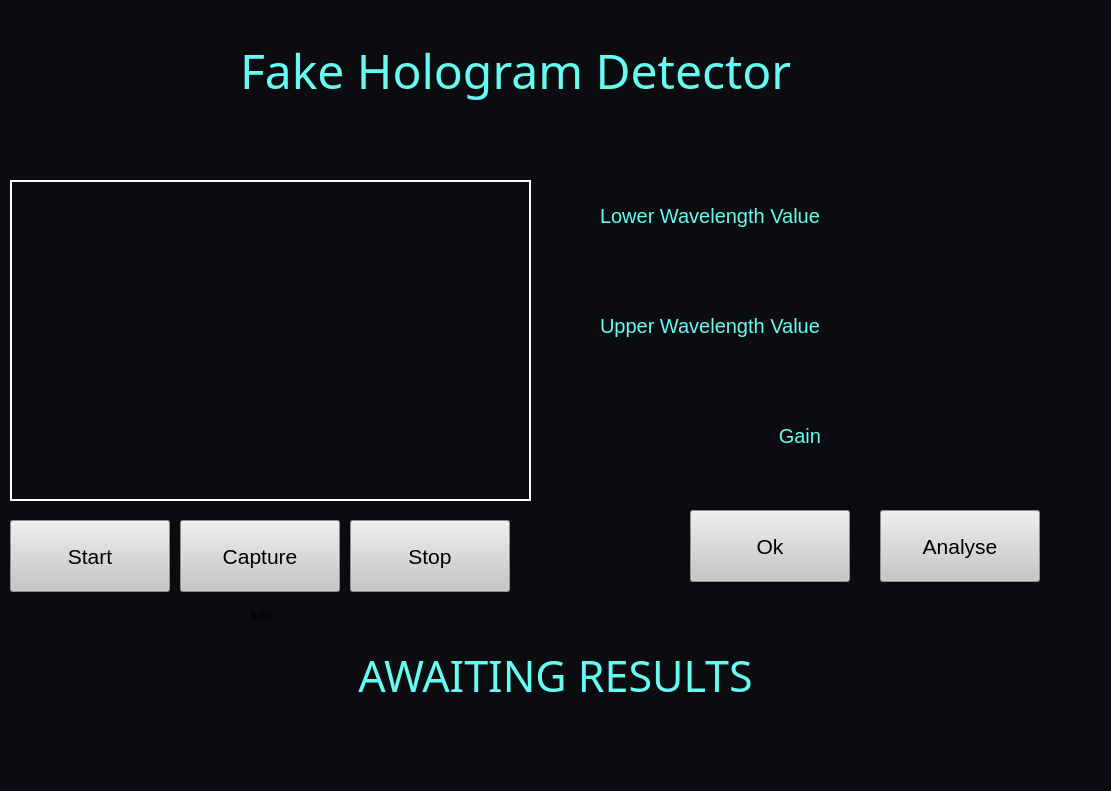
<?xml version="1.0" encoding="UTF-8"?>
<ui version="4.0">
 <class>MainWindow</class>
 <widget class="QMainWindow" name="MainWindow">
  <property name="geometry">
   <rect>
    <x>0</x>
    <y>0</y>
    <width>1111</width>
    <height>791</height>
   </rect>
  </property>
  <property name="font">
   <font>
    <family>Arial</family>
    <pointsize>16</pointsize>
   </font>
  </property>
  <property name="windowTitle">
   <string>Camera tool</string>
  </property>
  <property name="styleSheet">
   <string notr="true">background-color: #0B0C10</string>
  </property>
  <widget class="QWidget" name="centralwidget">
   <widget class="QPushButton" name="BTNStop">
    <property name="geometry">
     <rect>
      <x>350</x>
      <y>520</y>
      <width>160</width>
      <height>72</height>
     </rect>
    </property>
    <property name="font">
     <font>
      <pointsize>16</pointsize>
     </font>
    </property>
    <property name="styleSheet">
     <string notr="true">background-color: #C5C6C7;</string>
    </property>
    <property name="text">
     <string>Stop</string>
    </property>
   </widget>
   <widget class="QLabel" name="LLInfo">
    <property name="geometry">
     <rect>
      <x>10</x>
      <y>600</y>
      <width>511</width>
      <height>31</height>
     </rect>
    </property>
    <property name="text">
     <string>Info...</string>
    </property>
    <property name="alignment">
     <set>Qt::AlignCenter</set>
    </property>
   </widget>
   <widget class="QPushButton" name="BTNStart">
    <property name="geometry">
     <rect>
      <x>10</x>
      <y>520</y>
      <width>160</width>
      <height>72</height>
     </rect>
    </property>
    <property name="font">
     <font>
      <pointsize>16</pointsize>
     </font>
    </property>
    <property name="styleSheet">
     <string notr="true">QPushButton {
background-color: #C5C6C7;

}</string>
    </property>
    <property name="text">
     <string>Start</string>
    </property>
   </widget>
   <widget class="QLabel" name="LLImage">
    <property name="geometry">
     <rect>
      <x>10</x>
      <y>180</y>
      <width>521</width>
      <height>321</height>
     </rect>
    </property>
    <property name="styleSheet">
     <string notr="true">QLabel {
border: 2px solid;
border-color: rgb(255, 255, 255);
}</string>
    </property>
    <property name="text">
     <string/>
    </property>
   </widget>
   <widget class="QLabel" name="label_4">
    <property name="geometry">
     <rect>
      <x>600</x>
      <y>420</y>
      <width>221</width>
      <height>31</height>
     </rect>
    </property>
    <property name="font">
     <font>
      <pointsize>15</pointsize>
     </font>
    </property>
    <property name="styleSheet">
     <string notr="true">font-size:15pt; 
Color: #66FCF1;</string>
    </property>
    <property name="text">
     <string>Gain</string>
    </property>
    <property name="alignment">
     <set>Qt::AlignRight|Qt::AlignTrailing|Qt::AlignVCenter</set>
    </property>
   </widget>
   <widget class="QLabel" name="label_3">
    <property name="geometry">
     <rect>
      <x>600</x>
      <y>310</y>
      <width>241</width>
      <height>31</height>
     </rect>
    </property>
    <property name="font">
     <font>
      <pointsize>15</pointsize>
     </font>
    </property>
    <property name="styleSheet">
     <string notr="true">font-size:15pt;
Color: #66FCF1;</string>
    </property>
    <property name="text">
     <string>Upper Wavelength Value</string>
    </property>
   </widget>
   <widget class="QLabel" name="label_2">
    <property name="geometry">
     <rect>
      <x>600</x>
      <y>200</y>
      <width>241</width>
      <height>31</height>
     </rect>
    </property>
    <property name="font">
     <font>
      <pointsize>15</pointsize>
     </font>
    </property>
    <property name="styleSheet">
     <string notr="true">font-size:15pt; 
Color: #66FCF1;</string>
    </property>
    <property name="text">
     <string>Lower Wavelength Value</string>
    </property>
   </widget>
   <widget class="QLineEdit" name="password">
    <property name="geometry">
     <rect>
      <x>850</x>
      <y>300</y>
      <width>241</width>
      <height>51</height>
     </rect>
    </property>
    <property name="styleSheet">
     <string notr="true">font-size:14pt; color:#C5C6C7;</string>
    </property>
    <property name="text">
     <string/>
    </property>
   </widget>
   <widget class="QLineEdit" name="email">
    <property name="geometry">
     <rect>
      <x>850</x>
      <y>190</y>
      <width>241</width>
      <height>51</height>
     </rect>
    </property>
    <property name="styleSheet">
     <string notr="true">font-size:14pt; color:#C5C6C7;
</string>
    </property>
   </widget>
   <widget class="QLineEdit" name="gain">
    <property name="geometry">
     <rect>
      <x>850</x>
      <y>410</y>
      <width>241</width>
      <height>51</height>
     </rect>
    </property>
    <property name="styleSheet">
     <string notr="true">font-size:14pt; color:#C5C6C7;</string>
    </property>
    <property name="text">
     <string/>
    </property>
   </widget>
   <widget class="QPushButton" name="BTNCapture">
    <property name="geometry">
     <rect>
      <x>180</x>
      <y>520</y>
      <width>160</width>
      <height>72</height>
     </rect>
    </property>
    <property name="font">
     <font>
      <pointsize>16</pointsize>
     </font>
    </property>
    <property name="styleSheet">
     <string notr="true">background-color: #C5C6C7;</string>
    </property>
    <property name="text">
     <string>Capture</string>
    </property>
   </widget>
   <widget class="QLabel" name="label">
    <property name="geometry">
     <rect>
      <x>240</x>
      <y>30</y>
      <width>631</width>
      <height>81</height>
     </rect>
    </property>
    <property name="font">
     <font>
      <family>Algerian</family>
      <pointsize>36</pointsize>
     </font>
    </property>
    <property name="styleSheet">
     <string notr="true">Color: #66FCF1;</string>
    </property>
    <property name="text">
     <string>Fake Hologram Detector</string>
    </property>
   </widget>
   <widget class="QLabel" name="label_5">
    <property name="geometry">
     <rect>
      <x>0</x>
      <y>620</y>
      <width>1111</width>
      <height>111</height>
     </rect>
    </property>
    <property name="font">
     <font>
      <family>Imprint MT Shadow</family>
      <pointsize>32</pointsize>
      <weight>50</weight>
      <italic>false</italic>
      <bold>false</bold>
     </font>
    </property>
    <property name="styleSheet">
     <string notr="true">Color: #66FCF1;
font: 32pt ;
</string>
    </property>
    <property name="text">
     <string>AWAITING RESULTS</string>
    </property>
    <property name="alignment">
     <set>Qt::AlignCenter</set>
    </property>
   </widget>
   <widget class="QPushButton" name="loginbutton">
    <property name="geometry">
     <rect>
      <x>690</x>
      <y>510</y>
      <width>160</width>
      <height>72</height>
     </rect>
    </property>
    <property name="font">
     <font>
      <pointsize>16</pointsize>
     </font>
    </property>
    <property name="styleSheet">
     <string notr="true">background-color: #C5C6C7;</string>
    </property>
    <property name="text">
     <string>Ok</string>
    </property>
   </widget>
   <widget class="QPushButton" name="BTNStop_3">
    <property name="geometry">
     <rect>
      <x>880</x>
      <y>510</y>
      <width>160</width>
      <height>72</height>
     </rect>
    </property>
    <property name="font">
     <font>
      <pointsize>16</pointsize>
     </font>
    </property>
    <property name="styleSheet">
     <string notr="true">background-color: #C5C6C7;</string>
    </property>
    <property name="text">
     <string>Analyse</string>
    </property>
   </widget>
  </widget>
  <widget class="QMenuBar" name="menubar">
   <property name="geometry">
    <rect>
     <x>0</x>
     <y>0</y>
     <width>1111</width>
     <height>21</height>
    </rect>
   </property>
  </widget>
  <widget class="QStatusBar" name="statusbar"/>
 </widget>
 <resources>
  <include location="Source.qrc"/>
 </resources>
 <connections/>
</ui>
